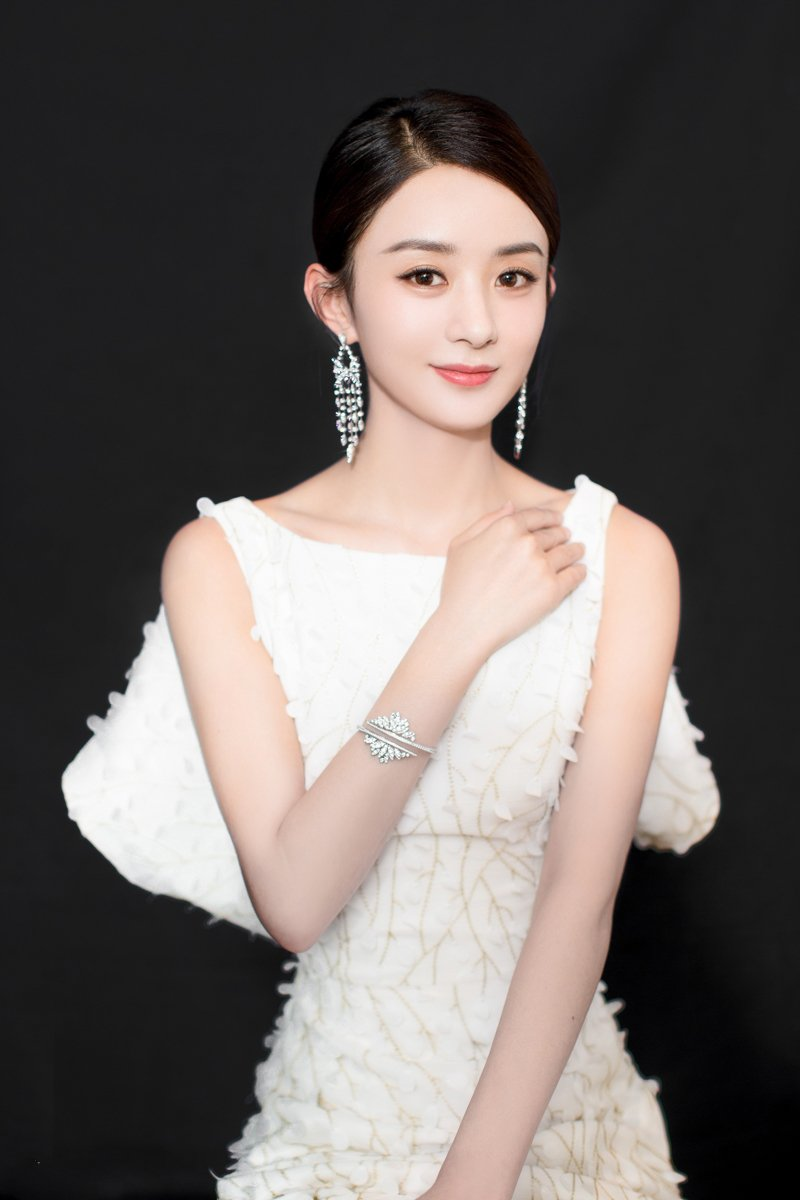
#> input picture face2.jpg, 800 x 1200 px
$ python '5_人脸检测.py'
#> lines starting #> are read from the running program, lines starting #| are printed output that depends on the picture; after the words box and inside, x2 and y2 are one past the last pixel; in counts of white or black regions, pixels touching at a corner belong together
# 导入CV模块
import cv2 as cv

# 读取图片
img = cv.imread('face2.jpg')
#> img is the input picture: shape (1200, 800, 3); mean B, G, R 98.5, 101.7, 109.2

# ===============================分割线===============================
# 人脸检测函数
def face_detect_demo():
    # 图片灰度转换
    gray_img = cv.cvtColor(img, cv.COLOR_BGR2GRAY)
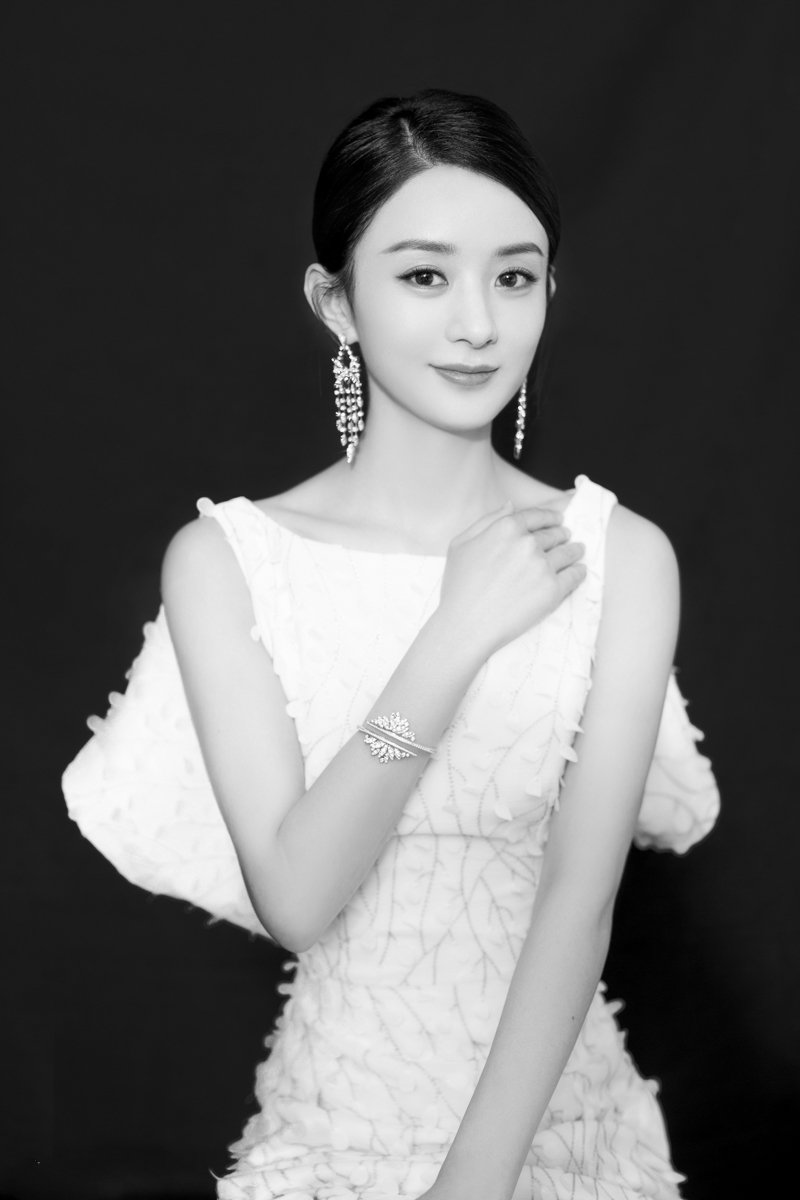
#> gray_img: shape (1200, 800); min 0, max 255, mean 103.5
    # 加载opencv分类器
    face_detect = cv.CascadeClassifier(r'D:\SOFT\Anaconda3_202105\envs\pytorch\Lib\site-packages\cv2\data\haarcascade_frontalface_alt2.xml')
    face = face_detect.detectMultiScale(gray_img, scaleFactor=1.1, minNeighbors=5, minSize=(100,100), maxSize=(300,300) )
#> face = [[353, 192, 225, 225]]

    for x, y, w, h in face:
        cv.rectangle(img, pt1=(x,y), pt2=(x+w, y+h), color=(0,255,0), thickness=2)
#> this loop made 1 pass
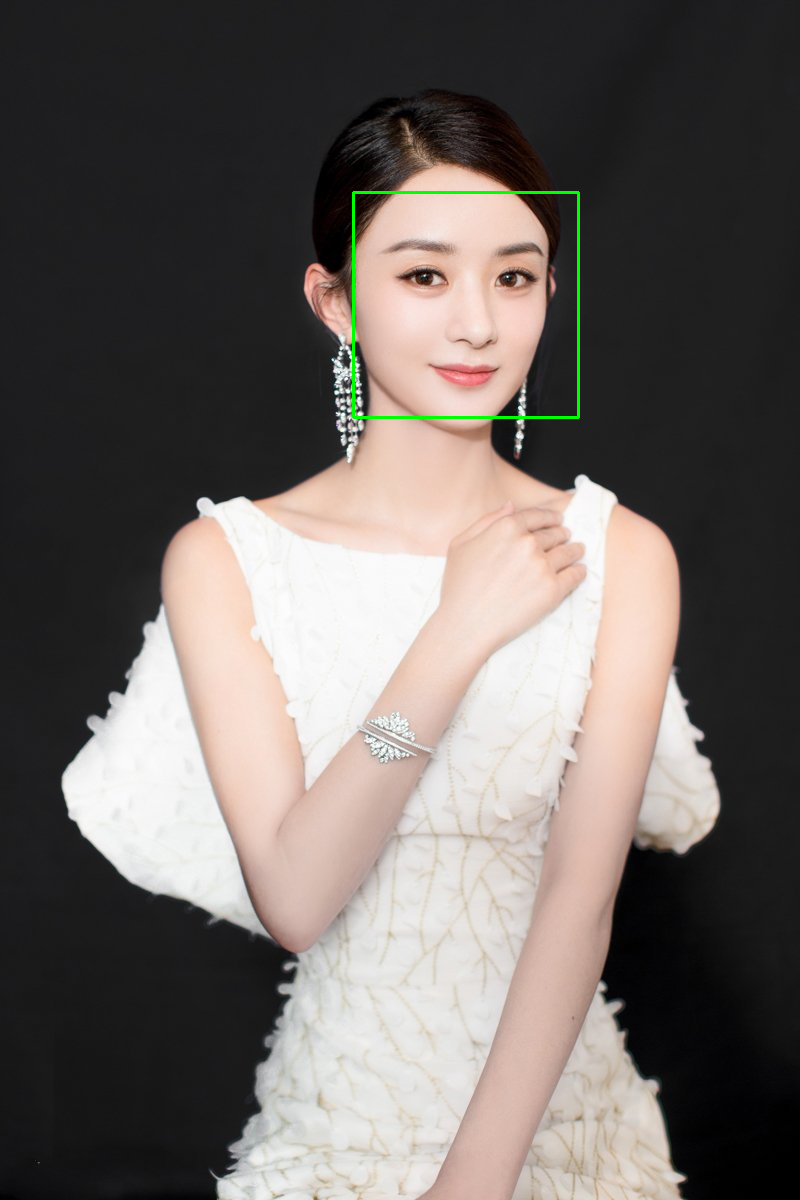
#> img: shape (1200, 800, 3); 0.28% of pixels changed, all inside (x1, y1, x2, y2) = (352, 191, 580, 419)
    cv.imshow('result', img)

face_detect_demo()

# ===============================分割线===============================
# 等待
while True:
    if ord('q') == cv.waitKey(0):
#> (key q is pressed here)
        break

# 释放内存
cv.destroyAllWindows()

$ run again, with face1.jpg copied over face2.jpg
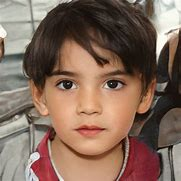
#> input picture face1.jpg, 181 x 181 px
#> img is the input picture: shape (181, 181, 3); mean B, G, R 90.7, 105.4, 131.4
#> in face_detect_demo, `gray_img = cv.cvtColor(img, cv.COLOR_BGR2GRAY)`:
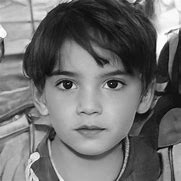
#> gray_img: shape (181, 181); min 1, max 254, mean 111.5
#> face = [[32, 42, 116, 116]]
#> the loop in face_detect_demo, `for x, y, w, h in face:` made 1 pass
#> after the loop in face_detect_demo, `for x, y, w, h in face:`:
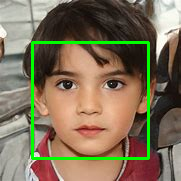
#> img: shape (181, 181, 3); 4.24% of pixels changed, all inside (x1, y1, x2, y2) = (31, 41, 150, 160)
